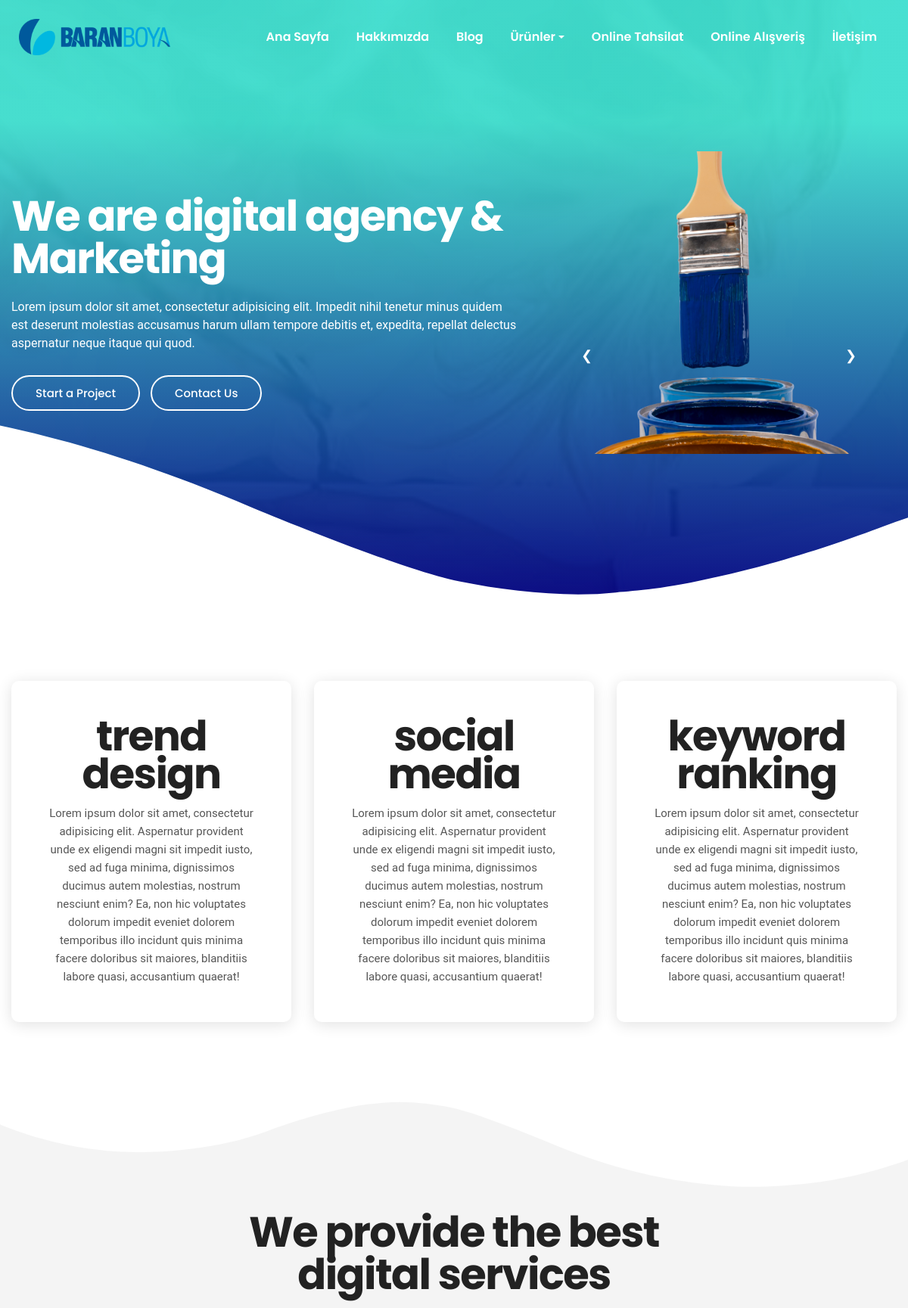
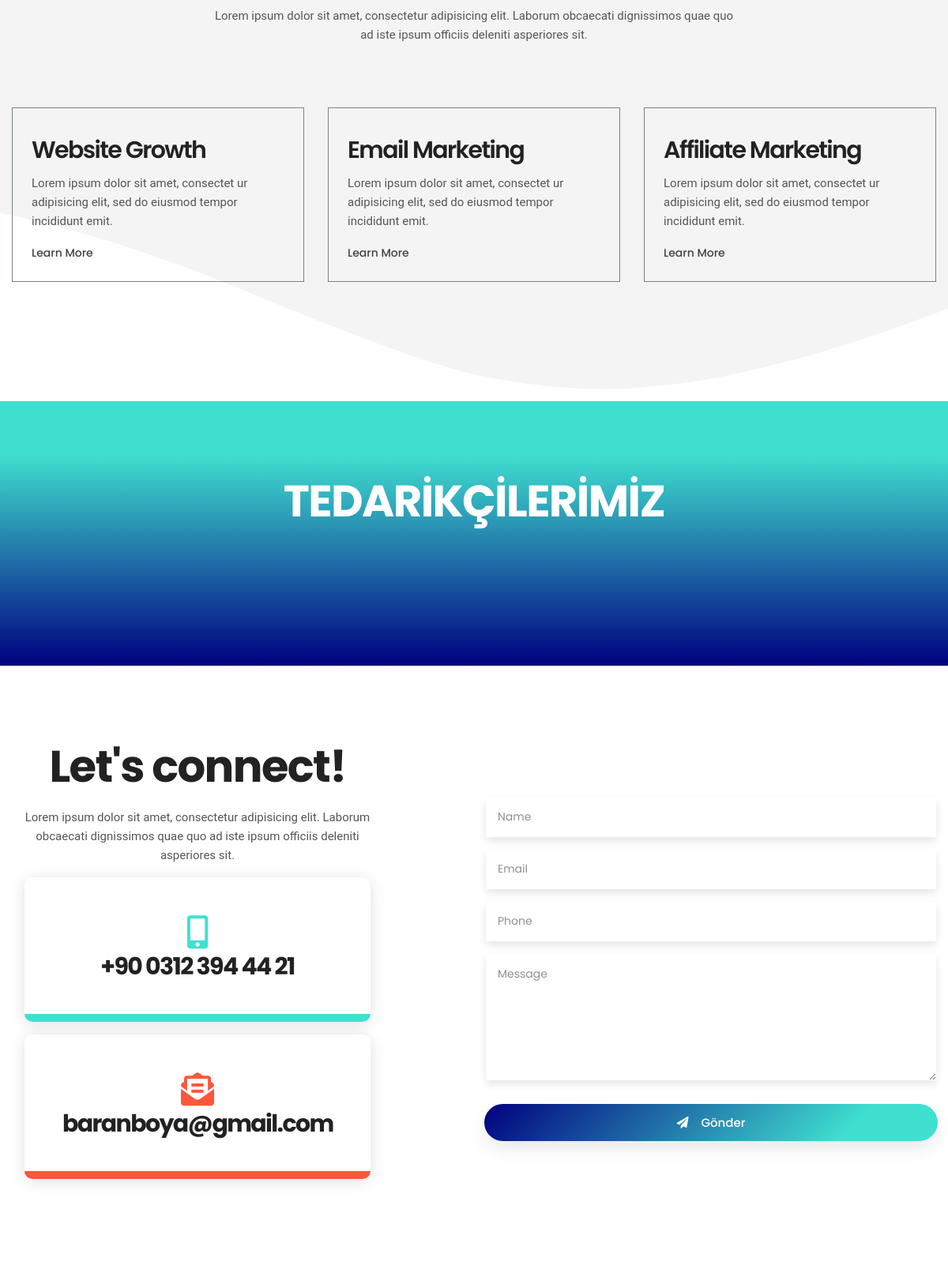
The page / (upper part) on the database its author committed (2 pictures, top to bottom).
### tables this page shows
CREATE TABLE `logo` (
  `id` int(11) NOT NULL,
  `xfile` varchar(1000) NOT NULL,
  `ufile` varchar(1000) NOT NULL,
  `updated_at` timestamp NOT NULL DEFAULT current_timestamp() ON UPDATE current_timestamp()
);

CREATE TABLE `static` (
  `id` int(11) NOT NULL,
  `stitle` varchar(150) NOT NULL,
  `stext` varchar(500) NOT NULL,
  `updated_at` timestamp NOT NULL DEFAULT current_timestamp() ON UPDATE current_timestamp()
);

CREATE TABLE `why_us` (
  `id` int(11) NOT NULL,
  `title` varchar(200) NOT NULL,
  `detail` varchar(500) NOT NULL,
  `updated_on` timestamp NOT NULL DEFAULT current_timestamp() ON UPDATE current_timestamp()
);

CREATE TABLE `section_title` (
  `id` int(11) NOT NULL,
  `about_title` varchar(500) NOT NULL,
  `about_text` varchar(1000) NOT NULL,
  `why_title` varchar(500) NOT NULL,
  `why_text` varchar(1000) NOT NULL,
  `service_title` varchar(500) NOT NULL,
  `service_text` varchar(1000) NOT NULL,
  `port_title` varchar(500) NOT NULL,
  `port_text` varchar(1000) NOT NULL,
  `test_title` varchar(500) NOT NULL,
  `test_text` varchar(1000) NOT NULL,
  `contact_title` varchar(500) NOT NULL,
  `contact_text` varchar(1000) NOT NULL,
  `enquiry_title` varchar(500) NOT NULL,
  `enquiry_text` varchar(1000) NOT NULL
);

CREATE TABLE `service` (
  `id` int(11) NOT NULL,
  `service_title` varchar(500) NOT NULL,
  `service_desc` varchar(1000) NOT NULL,
  `service_detail` varchar(2000) NOT NULL,
  `ufile` varchar(1000) NOT NULL,
  `upadated_at` timestamp NOT NULL DEFAULT current_timestamp() ON UPDATE current_timestamp()
);

CREATE TABLE `sitecontact` (
  `id` int(11) NOT NULL,
  `phone1` varchar(150) NOT NULL,
  `phone2` varchar(150) NOT NULL,
  `email1` varchar(100) NOT NULL,
  `email2` varchar(100) NOT NULL,
  `longitude` varchar(100) NOT NULL,
  `latitude` varchar(150) NOT NULL,
  `updated_at` timestamp NOT NULL DEFAULT current_timestamp() ON UPDATE current_timestamp()
);

### index.php (the view, shortened to what this page needs)
<?php include "header.php"; ?>
        <section id="home" class="section welcome-area bg-overlay overflow-hidden d-flex align-items-center">
            <div class="container">
                <div class="row align-items-center">
                    <div class="col-12 col-md-7">
                    <?php
    $rr=mysqli_query($con,"SELECT * FROM static");
$r = mysqli_fetch_row($rr);
$stitle = $r[1];
$stext=$r[2];
?>
                        <div class="welcome-intro">
                            <h1 class="text-white"><?php print $stitle?></h1>
                            <p class="text-white my-4"><?php print $stext?></p>
                            <div class="button-group">
                                <a href="#" class="btn btn-bordered-white">Start a Project</a>
                                <a href="#" class="btn btn-bordered-white d-none d-sm-inline-block">Contact Us</a>
                            </div>
                        </div>
                    </div>
                    <div class="col-12 col-md-5">
                        <div class="welcome-thumb-wrapper mt-5 mt-md-0">
                            <div class="slider-container">
                                <div class="slides">
                                    <span class="slide">
                                        <img class="welcome-animation" src="assets/img/welcome/baran-boya-icerik1.png">
                                    </span>
                                </div>
                                <div class="slider-navigation">
                                    <button class="prev">&#10094;</button>
                                    <button class="next">&#10095;</button>
                                </div>
                            </div>
                        </div>
                    </div>
                </div>
            </div>
            <div class="shape shape-bottom">
            </div>
        </section>
        <section class="section promo-area ptb_100">
            <div class="container">
                <div class="row">
                <?php
				   $q="SELECT * FROM  why_us ORDER BY id DESC LIMIT 3";
 $r123 = mysqli_query($con,$q);
while($ro = mysqli_fetch_array($r123))
{
	$title="$ro[title]";
	$detail="$ro[detail]";
print "
<div class='col-12 col-md-6 col-lg-4 res-margin'>
<div class='single-promo color-1 bg-hover hover-bottom text-center p-5'>
    <h3 class='mb-3'>$title</h3>
    <p>$detail</p>
</div>
</div>
";
}
?>
                </div>
            </div>
        </section>
        <section id="service" class="section service-area bg-grey ptb_150">
            <div class="shape shape-top">
            </div>
            <div class="container">
                <div class="row justify-content-center">
                    <div class="col-12 col-md-10 col-lg-7">
                        <div class="section-heading text-center">
                            <h2><?php print $service_title?></h2>
                            <p class="d-none d-sm-block mt-4"><?php print $service_text?></p>
                        </div>
                    </div>
                </div>
                <div class="row">
                <?php
				   $qs="SELECT * FROM  service ORDER BY id DESC LIMIT 6";
 $r1 = mysqli_query($con,$qs);
while($rod = mysqli_fetch_array($r1))
{
	$id="$rod[id]";
	$serviceg="$rod[service_title]";
	$service_desc="$rod[service_desc]";
print "
<div class='col-12 col-md-6 col-lg-4'>
<div class='single-service p-4'  style='border: solid 1px #788282;'>
    <h3 class='my-3'>$serviceg</h3>
    <p>$service_desc</p>
    <a class='service-btn mt-3' href='servicedetail.php?id=$id'>Learn More</a>
</div>
</div>
";
}
?>
                   </div>
            </div>
            <div class="shape shape-bottom">
            </div>
        </section>
        <section id="review" class="section review-area bg-overlay ptb_100">
            <div class="container">
                <div class="row justify-content-center">
                    <div class="col-12 col-md-10 col-lg-7">
                        <div class="section-heading text-center">
                            <h2 class="text-white">TEDARİKÇİLERİMİZ</h2>
                        </div>
                    </div>
                </div>
            </div>
        </section>
        <section id="contact" class="contact-area ptb_100">
            <div class="container">
                <div class="row justify-content-between align-items-center">
                    <div class="col-12 col-lg-5">
                        <div class="section-heading text-center mb-3">
                            <h2><?php print $contact_title ?></h2>
                            <p class="d-none d-sm-block mt-4"><?php print $contact_text ?></p>
                        </div>
                        <div class="contact-us">
                            <ul>
                                <li class="contact-info color-1 bg-hover active hover-bottom text-center p-5 m-3">
                                    <span><i class="fas fa-mobile-alt fa-3x"></i></span>
                                    <a class="d-block my-2" href="tel:<?php print $phone1 ?>">
                                        <h3><?php print $phone1 ?></h3>
                                    </a>
                                </li>
                                <li class="contact-info color-3 bg-hover active hover-bottom text-center p-5 m-3">
                                    <span><i class="fas fa-envelope-open-text fa-3x"></i></span>
                                    <a class="d-none d-sm-block my-2" href="mailto:<?php print $email1 ?>">
                                        <h3><?php print $email1 ?></h3>
                                    </a>
                                </li>
                            </ul>
                        </div>
                    </div>
                    <div class="col-12 col-lg-6 pt-4 pt-lg-0">
                        <div class="contact-box text-center">
<form action="" method="post" enctype="multipart/form-data">
                                <div class="row">
                                    <div class="col-12">
                                        <div class="form-group">
                                            <input type="text" class="form-control" name="name" placeholder="Name" required="required">
                                        </div>
                                        <div class="form-group">
                                            <input type="email" class="form-control" name="email" placeholder="Email" required="required">
                                        </div>
                                        <div class="form-group">
                                            <input type="text" class="form-control" name="phone" placeholder="Phone" required="required">
                                        </div>
                                    </div>
                                    <div class="col-12">
                                        <div class="form-group">
                                            <textarea class="form-control" name="message" placeholder="Message" required="required"></textarea>
                                        </div>
                                    </div>
                                    <div class="col-12">
                                        <button type="submit" class="btn btn-bordered active btn-block mt-3" name="save"><span class="text-white pr-3"><i class="fas fa-paper-plane"></i></span>Gönder</button>
                                    </div>
                                </div>
                            </form>
                        </div>
                    </div>
                </div>
            </div>
        </section>
      <?php include "footer.php"; ?>

### header.php (shortened to what this page needs)
<?php include "z_db.php";?>
<!doctype html>
<html class="no-js" lang="en">
<?php
    $rrs=mysqli_query($con,"SELECT * FROM section_title Where id=1");
$rs = mysqli_fetch_array($rrs);
$contact_title="$rs[contact_title]";
$contact_text="$rs[contact_text]";
$service_title="$rs[service_title]";
$service_text="$rs[service_text]";
?>
<?php
    $rt=mysqli_query($con,"SELECT * FROM sitecontact where id=1");
    $tr = mysqli_fetch_array($rt);
    $phone1 = "$tr[phone1]";
    $email1 = "$tr[email1]";
?>
<head>
    <link rel="stylesheet" href="assets/css/style.css">
    <link rel="stylesheet" href="assets/css/responsive.css">
</head>
<body>
    <div class="main overflow-hidden">
    <header id="header">
        <nav data-aos="zoom-out" data-aos-delay="800" class="navbar navbar-expand">
            <div id="header-container" class="container header">
                <?php
                $rt = mysqli_query($con, "SELECT ufile FROM logo WHERE id=1");
                $tr = mysqli_fetch_array($rt);
                $ufile = "$tr[ufile]";
                ?>
                <a class="navbar-brand" href="home">
                    <img class="navbar-brand-regular" id="header-logo1" src="dashboard/uploads/logo/<?php print $ufile ?>" alt="brand-logo">
                </a>
                <div class="ml-auto">
                    <ul class="navbar-nav items">
                        <li class="nav-item">
                            <a class="nav-link" href="home">Ana Sayfa</a>
                        </li>
                        <li class="nav-item">
                            <a href="about" class="nav-link">Hakkımızda</a>
                        </li>
                        <li class="nav-item">
                            <a href="portfolio" class="nav-link">Blog</a>
                        </li>
                        <li class="nav-item dropdown">
                            <a href="#" class="nav-link dropdown-toggle" id="navbarDropdown" role="button" data-toggle="dropdown" aria-haspopup="true" aria-expanded="false">
                                Ürünler
                            </a>
                        </li>
                        <li class="nav-item">
                            <a href="https://tahsilat.baranboya.com/Payment/UnAuthenticatedPayment?notAut=True" target="_blank" class="nav-link">Online Tahsilat</a>
                        </li>
                        <li class="nav-item">
                            <a href="https://www.kalipsilikonu.com/" target="_blank" class="nav-link">Online Alışveriş</a>
                        </li>
                        <li class="nav-item">
                            <a href="contact" class="nav-link">İletişim</a>
                        </li>
                    </ul>
                </div>
            </div>
        </nav>
    </header>

### rows shown on the page
logo: ufile (picture)
static: stitle "We are digital agency & Marketing", stext "Lorem ipsum dolor sit amet, consectetur adipisicing elit. Impedit nihil tenetur minus quidem est deserunt molestias accusamus harum ullam tempore debitis et, expedita, repellat delectus aspernatur neque itaque qui quod."
why_us: title "trend design", detail "Lorem ipsum dolor sit amet, consectetur adipisicing elit. Aspernatur provident unde ex eligendi magni sit impedit iusto, sed ad fuga minima, dignissimos ducimus autem molestias, nostrum nesciunt enim? Ea, non hic voluptates dolorum impedit eveniet dolorem temporibus illo incidunt quis minima facere doloribus sit maiores, blanditiis labore quasi, accusantium quaerat!"
why_us: title "social media", detail "Lorem ipsum dolor sit amet, consectetur adipisicing elit. Aspernatur provident unde ex eligendi magni sit impedit iusto, sed ad fuga minima, dignissimos ducimus autem molestias, nostrum nesciunt enim? Ea, non hic voluptates dolorum impedit eveniet dolorem temporibus illo incidunt quis minima facere doloribus sit maiores, blanditiis labore quasi, accusantium quaerat!"
why_us: title "keyword ranking", detail "Lorem ipsum dolor sit amet, consectetur adipisicing elit. Aspernatur provident unde ex eligendi magni sit impedit iusto, sed ad fuga minima, dignissimos ducimus autem molestias, nostrum nesciunt enim? Ea, non hic voluptates dolorum impedit eveniet dolorem temporibus illo incidunt quis minima facere doloribus sit maiores, blanditiis labore quasi, accusantium quaerat!"
section_title: service_title "We provide the best digital services", service_text "Lorem ipsum dolor sit amet, consectetur adipisicing elit. Laborum obcaecati dignissimos quae quo ad iste ipsum officiis deleniti asperiores sit.", contact_title "Let's connect!", contact_text "Lorem ipsum dolor sit amet, consectetur adipisicing elit. Laborum obcaecati dignissimos quae quo ad iste ipsum officiis deleniti asperiores sit."
service: service_title "Website Growth", service_desc "Lorem ipsum dolor sit amet, consectet ur adipisicing elit, sed do eiusmod tempor incididunt emit."
service: service_title "Email Marketing", service_desc "Lorem ipsum dolor sit amet, consectet ur adipisicing elit, sed do eiusmod tempor incididunt emit."
service: service_title "Affiliate Marketing", service_desc "Lorem ipsum dolor sit amet, consectet ur adipisicing elit, sed do eiusmod tempor incididunt emit."
sitecontact: phone1 "+90 0312 394 44 21", email1 "baranboya@gmail.com"
